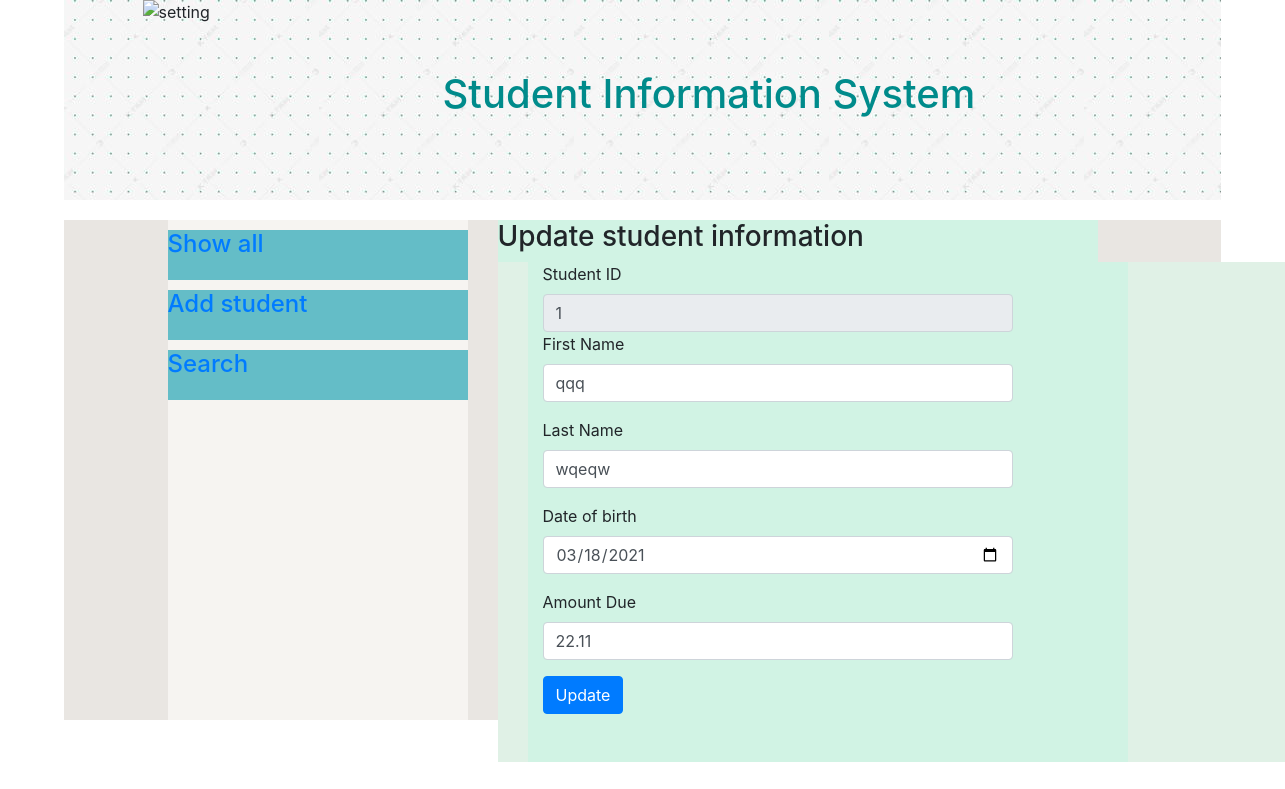
Page /update?student_id=1 on the earlier database version.
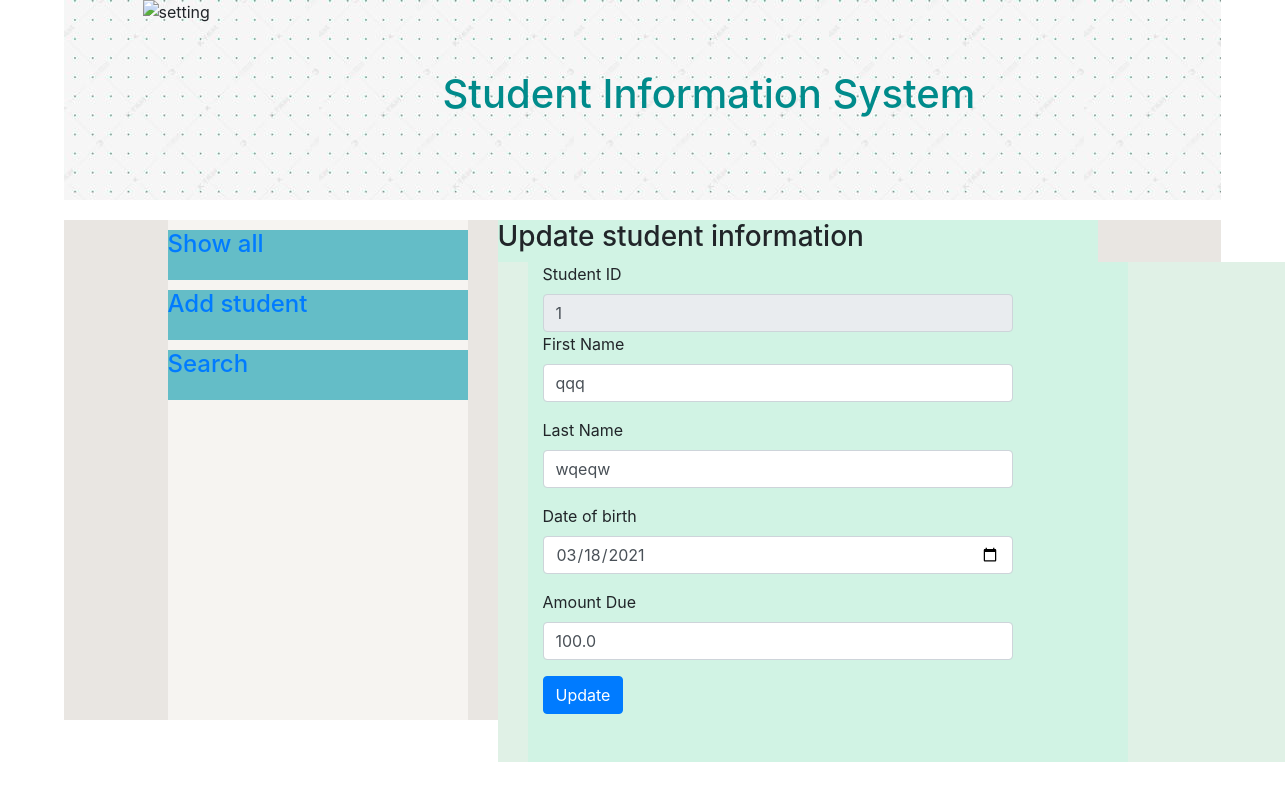
Same page on the later database version.
### FlaskApp.py (models this page shows)
class Student(db.Model):
    __tablename__ = "student"
    student_id = db.Column(db.Integer, autoincrement=True, primary_key=True)
    first_name = db.Column(db.String(32), unique=False)
    last_name = db.Column(db.String(32), unique=False)
    dob = db.Column(db.String(32), unique=False)
    amount_due = db.Column(db.Float(), unique=False)

### FlaskApp.py (the view)
@app.route('/update', methods=['POST', 'GET'])
def update():
    if request.method == 'POST':
        student_id = request.form['student_id']
        first_name = request.form['first_name']
        last_name = request.form['last_name']
        dob = request.form['dob']
        amount_due = request.form['amount_due']
        try:
            student = Student.query.get(student_id)
            student.first_name = first_name
            student.last_name = last_name
            student.dob = dob
            student.amount_due = amount_due
            db.session.add(student)
            db.session.commit()
            return redirect(url_for('query_all'))
        except Exception as e:
            print(e)
            flash("{}".format(e))
            return redirect(url_for('/'))
    else:
        try:
            student_id = request.args.get('student_id')
            student = Student.query.get(student_id)
            return render_template('student_update.html', row=student)
        except Exception as e:
            print(e)
            flash("{}".format(e))
            return redirect(url_for('/'))

### templates/student_update.html (shortened to what this page needs)
{% extends 'base.html' %}
{% block content %}
    <form action="{{ url_for('update') }}" method="post">
      <h3>Update student information</h3>
      <div class="div2outerRight">
          <div class="showWindow" id="createwindow">
            <form
              action="#"
              id="regForm"
              method="post"
              autocomplete="off"
              class="form-horizontal"
            >
              <div class="form-group">
                <label for="student id" class="control-label col-md-4">
                  Student ID</label
                >
                 <div class="col-md-10">
                  <input
                    type="test"
                    disabled="disabled"
                    class="form-control"
                    id="student_id"
                    name="student_id"
					value = "{{ row["student_id"] }}"
                  />
                </div>
              <div class="form-group">
                <label for="firstname" class="control-label col-md-4">
                  First Name</label
                >
                <div class="col-md-10">
                  <input
                    type="text"
                    class="form-control"
                    id="first_name"
                    name="first_name"
					value ="{{ row["first_name"] }}"
                  />
                </div>
              </div>
              <div class="form-group">
                <label for="lastname" class="control-label col-md-4"
                  >Last Name</label
                >
                <div class="col-md-10">
                  <input
                    type="text"
                    class="form-control"
                    id="last_name"
                    name="last_name"
					value = "{{ row["last_name"] }}"
                  />
                </div>
              </div>
              <div class="form-group">
                <label for="Date of birth" class="control-label col-md-4"
                  >Date of birth</label
                >
                <div class="col-md-10">
                  <input type="date" class="form-control" id="dob" name="dob" value = "{{ row["dob"] }}" />
                </div>
              </div>
              <div class="form-group">
                <label for="amountdue" class="control-label col-md-4"
                  >Amount Due</label
                >
                <div class="col-md-10">
                  <input
                    type="float"
                    class="form-control"
                    id="amount_due"
                    name="amount_due"
					value = "{{ row["amount_due"] }}"
                  />
                </div>
              </div>
              <div class="form-group">
                <div class="col-md-10 col-md-offset-2">
                  <input
                    id="btnSubmit"
                    type="submit"
                    class="btn btn-primary"
                    value="Update"
                  />
                </div>
              </div>
            </form>
          </div>
    </form>
{% endblock %}

Differences in the rows shown:
changed Student "qqq": amount_due "22.11" → "100.0"
